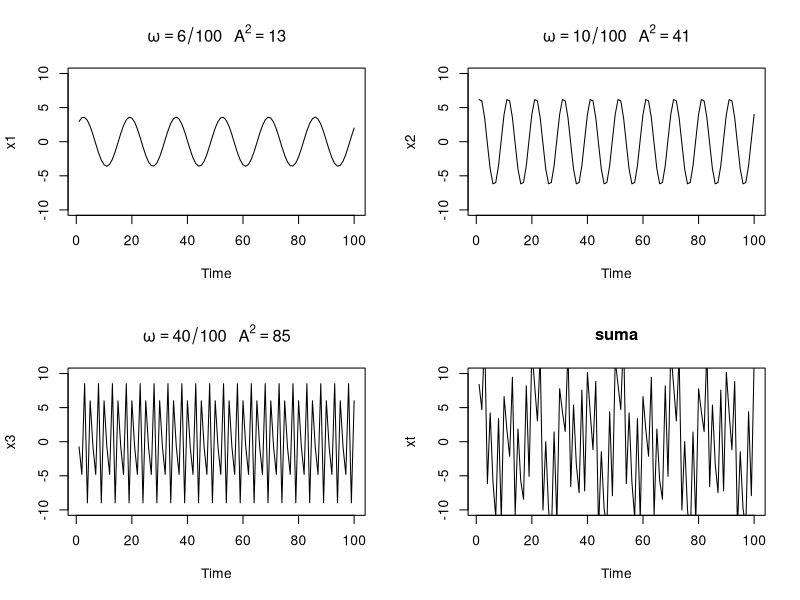
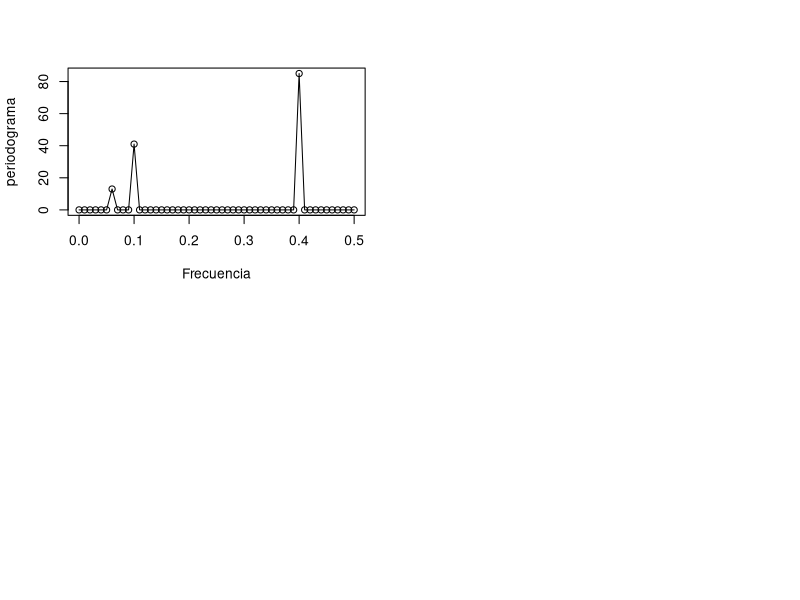
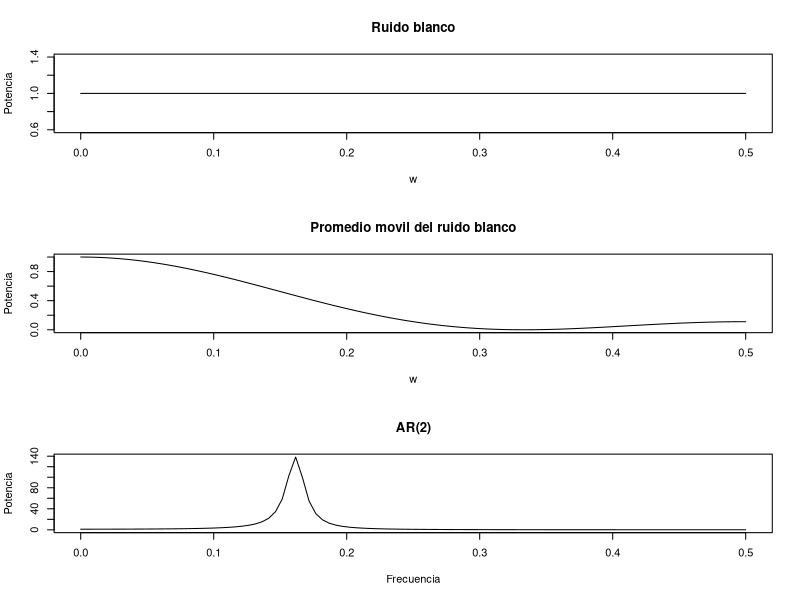

Recreate these plots in R, in order.
## ---- chunk 1
x1=2*cos(2*pi*1:100*6/100)+3*sin(2*pi*1:100*6/100) 
x2=4*cos(2*pi*1:100*10/100)+5*sin(2*pi*1:100*10/100)
x3=6*cos(2*pi*1:100*40/100)+7*sin(2*pi*1:100*40/100)
xt=x1+x2+x3   
par(mfrow=c(2,2))   
plot.ts(x1, ylim=c(-10,10),
        main=expression(omega==6/100~~~A^2==13))
plot.ts(x2, ylim=c(-10,10),
        main=expression(omega==10/100~~~A^2==41))
plot.ts(x3, ylim=c(-10,10),
        main=expression(omega==40/100~~~A^2==85))
plot.ts(xt, ylim=c(-10,10), main="suma")
## ---- chunk 2
P=abs(2*fft(xt)/100)^2
f=0:50/100
plot(f,P[1:51], type="o", xlab="Frecuencia", ylab="periodograma") 
## ---- chunk 3
n=100
sigma2=1
w=seq(0,0.5,length=n)
# Calculo de las densidades espectrales
fw=numeric(n)
fv=numeric(n)
fx=numeric(n)
for (i in 1:n){
  fw[i]=sigma2
  fv[i]=(sigma2/9)*(3+4*cos(2*pi*w[i])+2*cos(4*pi*w[i]))
  fx[i]=sigma2/(2.81-3.80*cos(2*pi*w[i])+1.80*cos(4*pi*w[i]))
}
# Graficos
par(mfrow=c(3,1))
plot(w,fw,type="l", main="Ruido blanco", ylab="Potencia")
plot(w,fv,type="l", main="Promedio movil del ruido blanco", ylab="Potencia")
plot(w,fx,type="l", main="AR(2)", ylab="Potencia", xlab="Frecuencia")
## ---- chunk 4
#soi=scan('data/soi.txt')
#rec=scan('data/recruit.txt')
#par(mfrow=c(2,1)) 
#soi.per=spec.pgram(soi,taper=0,log='no')
#abline(v=1/12,lty='dotted') 
#abline(v=1/48,lty='dotted') 
#rec.per=spec.pgram(rec,taper=0,log='no') 
#abline(v=1/12,lty='dotted') 
#abline(v=1/48,lty='dotted')
## ---- chunk 5
#li=qchisq(0.975,2) 
#ls=qchisq(0.025,2) 
#2*soi.per$spec[10]/li
#2*soi.per$spec[10]/ls
#2*soi.per$spec[40]/li 
#2*soi.per$spec[40]/ls
## ---- chunk 6
# knitr::include_graphics("images/ejemplo4p10.png")
## ---- chunk 7
# SP=matrix(scan("data/station14401.txt"), byrow=TRUE, ncol=2)
# m<-matrix(c(1,1:3),2,2,byrow=TRUE)
# layout(m)
# plot(SP[,1]/0.78,SP[,2],type="l", xlab="Tiempo (seg)",ylab="Alturas (m)", main="Altura de olas, Estacion 431, St. Petersburg, FL")
# I1=spectrum(SP[,2],spans=3,log="no", main="Periodograma suavizado estacion 144")
# I2=spectrum(SP[,2],log="no", main="Periodograma estacion 144")
## ---- chunk 8
# x=matrix(scan("data/eq5exp6.txt"),ncol=2)
# eqP=x[1:1024,1]; eqS=x[1025:2048,1]
# exP=x[1:1024,2]; exS=x[1025:2048,2]
# par(mfrow=c(2,2))
# eqPs=spectrum(eqP, main="Espectro del sismo (fase P)", log="no", xlim=c(0,0.25), ylim=c(0,0.04))
# eqSs=spectrum(eqS, main="Espectro del sismo (fase S)", log="no", xlim=c(0,0.25), ylim=c(0,0.4))
# exPs=spectrum(exP, main="Espectro de explosiones (fase P)", log="no", xlim=c(0,0.25), ylim=c(0,0.04))
# exSs=spectrum(exS, main="Espectro de explosiones (fase S)", log="no", xlim=c(0,0.25), ylim=c(0,0.4))
